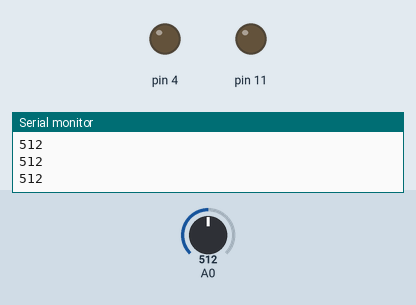
A sketch run on a simulated Arduino Uno, built with avr-gcc and run on an emulated ATmega328P. On the bench: output pins drawn as LEDs (lit = HIGH), the last lines printed to the serial monitor. Dashed ring = blinking. Inputs (shaded band) come from the test bench; at power-on: A0 = 512.

Above: at 1.2 s.
1.3 s: A0 set to 587
2.8 s: A0 set to 617
At 3.2 s:
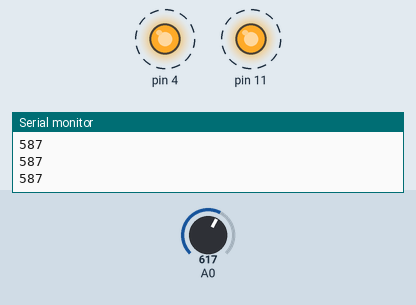
5.8 s: A0 set to 590
At 6.4 s:
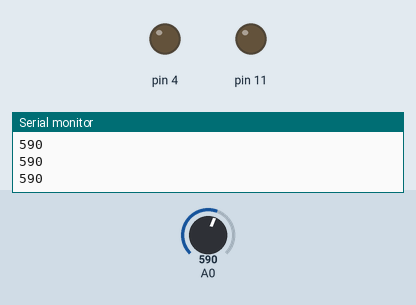
7.3 s: A0 set to 610
At 7.7 s:
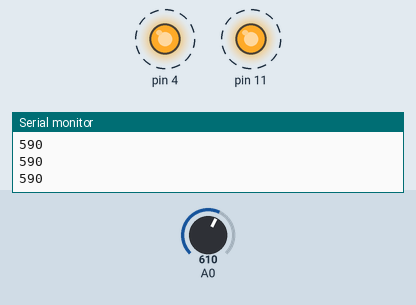
Timing chart, 0 to 11.3 s (numbered marks = the images above; inputs shaded):
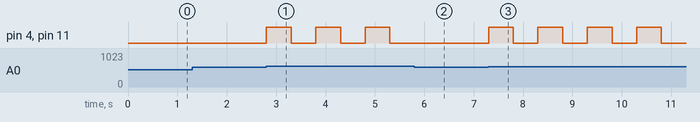

Measured:
- the behaviour switches between 600 and 601 on A0 (found by bisection; images 0 and 1)
- after the input at 2.8 s, pin 4, pin 11: alternates HIGH for 0.50 s and LOW for 0.50 s, starting at once
- after the input at 5.8 s, pin 4, pin 11: stays LOW (without the input it goes to HIGH after 0.00 s)
- after the input at 7.3 s, pin 4, pin 11: alternates HIGH for 0.50 s and LOW for 0.50 s, starting at once

The sketch:

CODE.ino
```cpp
// C++ code
//
void setup()
{
  pinMode(A0, INPUT);
  Serial.begin(9600);
  pinMode(11, OUTPUT);
  pinMode(4, OUTPUT);
}

void loop()
{
  Serial.println(analogRead(A0));
  if (analogRead(A0) > 600) {
    digitalWrite(11, HIGH);
    digitalWrite(4, HIGH);
    delay(500); // Wait for 500 millisecond(s)
    digitalWrite(4, LOW);
    digitalWrite(11, LOW);
    delay(500); // Wait for 500 millisecond(s)
  } else {
    digitalWrite(4, LOW);
    digitalWrite(11, LOW);
  }
}
```
